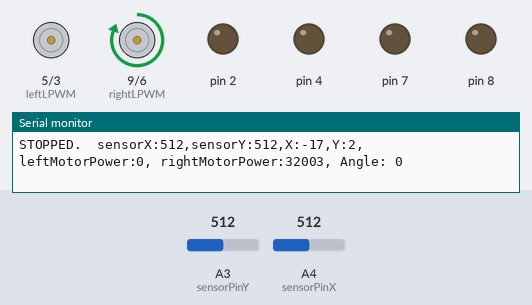
This sketch was run on a simulated Arduino Nano, built with avr-gcc and run on an emulated ATmega328P. On the bench: motor-driver pin pairs drawn as motors (green arrow = first pin HIGH = forward, orange = second pin HIGH = backward, longer = more drive), output pins drawn as LEDs (lit = HIGH), the last lines printed to the serial monitor. Inputs (shaded band) come from the test bench; at power-on: A3 (sensorPinY) = 512, A4 (sensorPinX) = 512.

Above: at 2.2 s.
2.3 s: A3 (sensorPinY) set to 716
At 3.4 s:
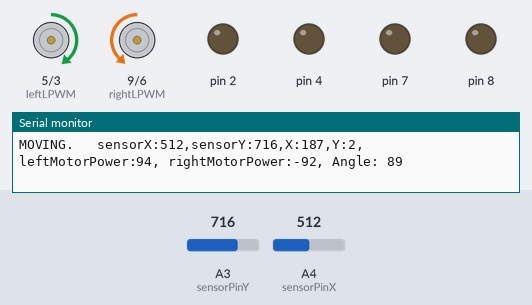
3.9 s: A4 (sensorPinX) set to 716
At 4.5 s:
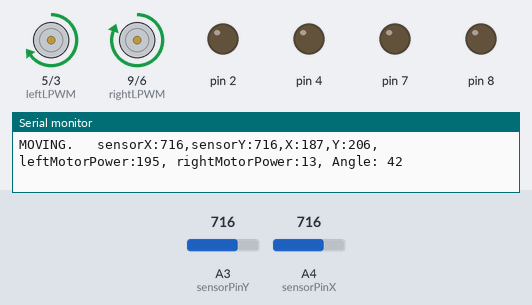
5.5 s: A3 (sensorPinY) set to 900
At 6.7 s:
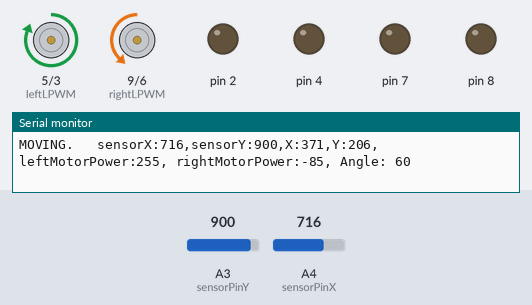
7.0 s: A4 (sensorPinX) set to 511
At 8.2 s:
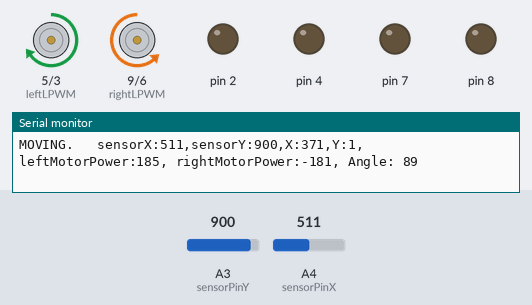
8.6 s: A3 (sensorPinY) set to 1023
At 9.4 s:
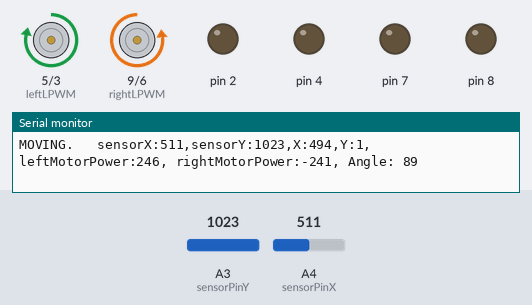
10.2 s: A4 (sensorPinX) set to 306
At 11.0 s:
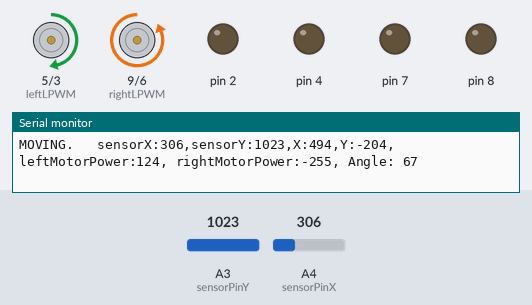
Timing chart, 0 to 12.7 s (numbered marks = the images above; inputs shaded):
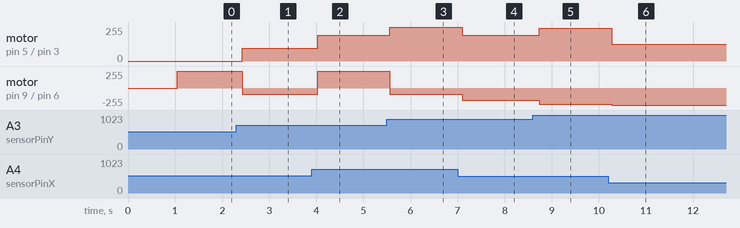

The sketch:

motor_with_joystick.ino
```cpp
/*.................................
BTS7960 Motor Driver with Joystick
Written By : Steve David
*/

// motor control pins

// PWM pins control speed and direction.  On nano, 3,5,6,9,10,11 are PWM-enabled.
int leftRPWM=3;   //  positive value on RPWM pin (and 0 on LPWM pin) means backward, 1=slowest, 255=fastest
int leftLPWM=5;  //  positive value on LPWM pin (and 0 on RPWM pin) means forward, 1=slowest 255=fastest
int rightRPWM=6;  // same as above, but right motor
int rightLPWM=9;

//int leftL_EN=7;  no need to enable EN pins - we'll just connect R and L EN pins to breadboard 5v to enable, to conserve PWM pins on-board to allow room for multiple controllers.
//int leftR_EN=8;
//int rightL_EN=3;
//int rightR_EN=4;


int sensorPinX = A4; // Input pin for joystick, x value
int sensorPinY = A3; // Input pin for joystick, y value

void setup() {

  // output pins
  for(int i=1;i<10;i++){
   pinMode(i,OUTPUT);
  }
   for(int i=1;i<10;i++){
   digitalWrite(i,LOW);
  }

  delay(1000);
  Serial.begin(9600);
}

void loop() {
  int sensorValueX= analogRead(sensorPinX);
  int yValue = -1*(512-sensorValueX-2); // -2 is calibration for joystick.  switch x/y for orientation of joystick. switch +/-

  int sensorValueY= analogRead(sensorPinY);
  int xValue = -1*(512-sensorValueY+17); // +17 is calibration for joystick.  switch x/y for orientation of joystick. switch +/-

  int angle=0;
  int leftMotorPower; // this is the directional value for left motor power, -255 (backwards) to 255 (forward)
  int rightMotorPower; // same, but right motor
  int maxPower=255;


  delay(50);

if (abs(xValue)<50 && abs(yValue)<50) {
  Serial.print("STOPPED.  ");
} else {
  Serial.print("MOVING.   ");

  // Calculate angle the joystick is pushed.
  angle=atan2(abs(xValue), abs(yValue)) * 57.2958;

  // How far is the joystick pushed in 'angle' direction
  float speedRatio = (float(abs(yValue) + abs(xValue))/512);
  if (speedRatio>1) {
    speedRatio=1;
  }

  if (xValue>=0) {
    if (yValue>=0) {
      // forward right.  angle 0=both motors full forward.  45=left full forward, right stopped.  90=left motor full forward, right motor full backward.
      leftMotorPower = maxPower * speedRatio;
      rightMotorPower = (float(abs(45-angle))/45) * maxPower * speedRatio;
      if (angle>45) {
        rightMotorPower*=-1;
      }

    } else {
      // backward right.
     leftMotorPower = (float(abs(45-angle))/45) * maxPower * speedRatio;  // at 90 degrees, we are full forward. at 45 degrees we are stopped.  at 0 degrees, we are full backward.
     if (angle<45) {
      leftMotorPower*=-1;
     }

     rightMotorPower = -maxPower * speedRatio;  /// leave as is.

    }
  } else {
    if (yValue>=0) {
      // forward left
     // angle 0=both motors full forward.  45=right full forward, left stopped.  90=right motor full forward, left motor full backward.
      rightMotorPower = maxPower * speedRatio;
      leftMotorPower = (float(abs(45-angle))/45) * maxPower * speedRatio;
      if (angle>45) {
        leftMotorPower*=-1;
      }

    } else {
      // backward left
     leftMotorPower = -maxPower * speedRatio; // leave as-is

     rightMotorPower = (float(abs(45-angle))/45) * maxPower * speedRatio;  // at 90 degrees, we are full forward. at 45 degrees we are stopped.  at 0 degrees, we are full backward.
     if (angle<45) {
      rightMotorPower*=-1;
     }

    }

  }

}


  // now, write correct values to motor PWM pins.
  // right motor
  if (rightMotorPower==0) {
    analogWrite(rightLPWM, 0);
    analogWrite(rightRPWM, 0);
  } else if (rightMotorPower>0) {
    analogWrite(rightLPWM, rightMotorPower);
    analogWrite(rightRPWM, 0);
  } else {
    analogWrite(rightLPWM, 0);
    analogWrite(rightRPWM, -rightMotorPower);
  }

  // left motor
  if (leftMotorPower==0) {
    analogWrite(leftLPWM, 0);
    analogWrite(leftRPWM, 0);
  } else if (leftMotorPower>0) {
    analogWrite(leftLPWM, leftMotorPower);
    analogWrite(leftRPWM, 0);
  } else {
    analogWrite(leftLPWM, 0);
    analogWrite(leftRPWM, -leftMotorPower);
  }

  // Write out to console.  Useful for debugging.
  Serial.print("sensorX:");
  Serial.print(sensorValueX);
  Serial.print(",sensorY:");
  Serial.print(sensorValueY);
  Serial.print(",X:");
  Serial.print(xValue);
  Serial.print(",Y:");
  Serial.print(yValue);
  Serial.print(", leftMotorPower:");
  Serial.print(leftMotorPower);
  Serial.print(", rightMotorPower:");
  Serial.print(rightMotorPower);
  Serial.print(", Angle: ");
  Serial.println(angle);


}
```

Measured:
- after the input at 2.3 s, motor on pin 5 (leftLPWM) / pin 3 (leftRPWM): stopped → forward 94/255 after 0.13 s; motor on pin 9 (rightLPWM) / pin 6 (rightRPWM): forward 255/255 → backward 92/255 after 0.13 s
- after the input at 3.9 s, motor on pin 5 (leftLPWM) / pin 3 (leftRPWM): forward 94/255 → forward 195/255 after 0.13 s; motor on pin 9 (rightLPWM) / pin 6 (rightRPWM): backward 92/255 → forward 255/255 after 0.13 s
- after the input at 5.5 s, motor on pin 5 (leftLPWM) / pin 3 (leftRPWM): forward 195/255 → forward 255/255 after 0.06 s; motor on pin 9 (rightLPWM) / pin 6 (rightRPWM): forward 255/255 → backward 92/255 after 0.06 s
- after the input at 7.0 s, motor on pin 5 (leftLPWM) / pin 3 (leftRPWM): forward 255/255 → forward 195/255 after 0.10 s; motor on pin 9 (rightLPWM) / pin 6 (rightRPWM): backward 92/255 → backward 181/255 after 0.10 s
- after the input at 8.6 s, motor on pin 5 (leftLPWM) / pin 3 (leftRPWM): forward 195/255 → forward 246/255 after 0.13 s; motor on pin 9 (rightLPWM) / pin 6 (rightRPWM): backward 181/255 → backward 241/255 after 0.13 s
- after the input at 10.2 s, motor on pin 5 (leftLPWM) / pin 3 (leftRPWM): forward 246/255 → forward 124/255 after 0.08 s; motor on pin 9 (rightLPWM) / pin 6 (rightRPWM): backward 241/255 → backward 255/255 after 0.08 s
